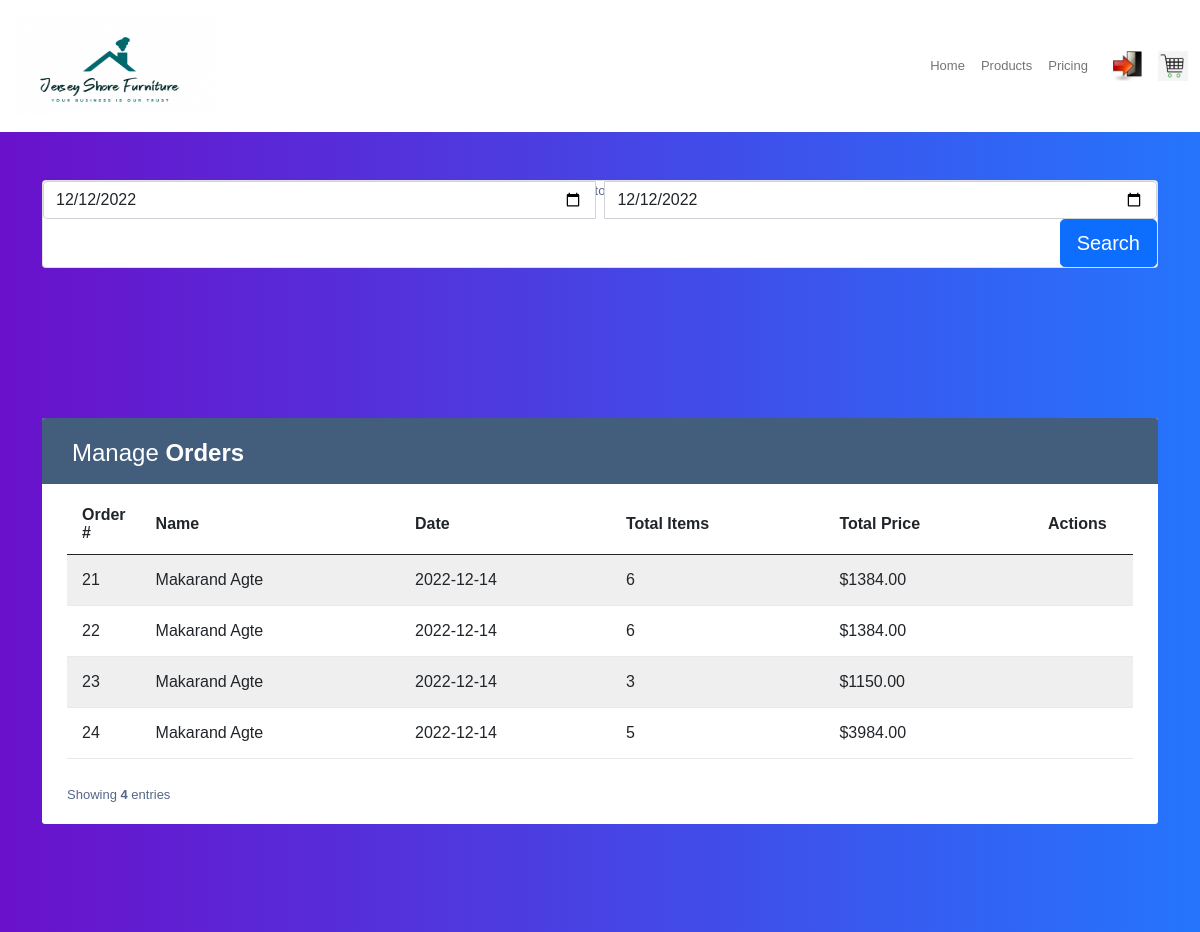
The app's page /orderhistory.php (signed in), older data.
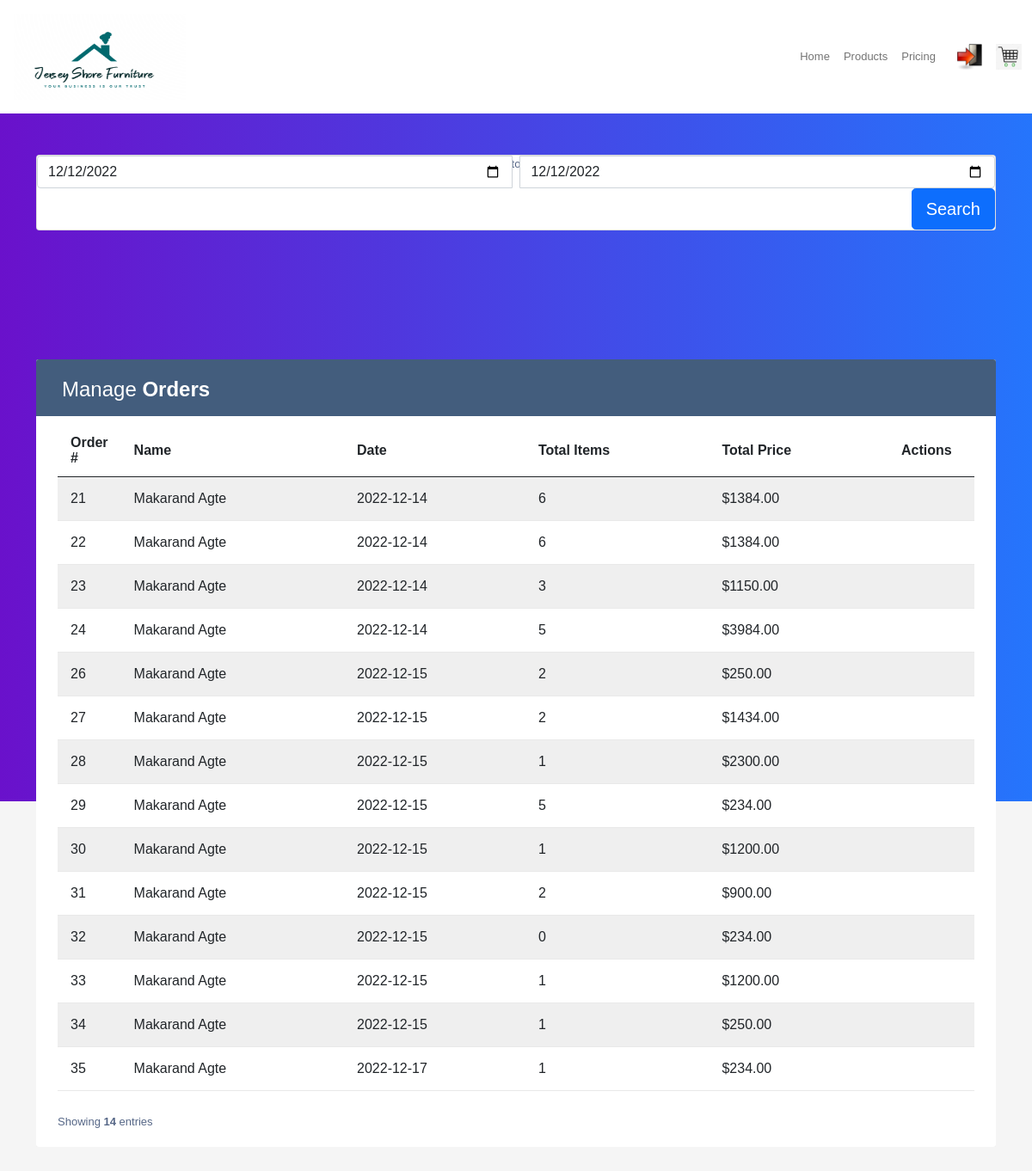
The same page, newer data.
### tables this page shows
CREATE TABLE `orders` (
  `Order_ID` int(12) NOT NULL,
  `Cust_ID` int(12) NOT NULL,
  `orderdate` date NOT NULL,
  `invoicenumber` int(20) NOT NULL
);

### orderhistory.php (the view, shortened to what this page needs)
<?php
include("config.php");
?>
<html>
<head>
    <link href="https://cdn.jsdelivr.net/npm/bootstrap@5.0.2/dist/css/bootstrap.min.css" rel="stylesheet"
>
    <link rel="stylesheet" href="https://cdn.jsdelivr.net/npm/bootstrap-icons@1.5.0/font/bootstrap-icons.css">
<link rel="stylesheet" type="text/css" href="https://cdn.jsdelivr.net/npm/daterangepicker/daterangepicker.css" />
</head>
    <nav class="navbar navbar-expand-lg navbar-light bg-white">
    <div>
    <a class="nav-link" href="product.php"> <img  src="pictures/HomeLogo.png" width='200' height='100' /></a>
   </div>
        <div class="container-fluid">
            <div class="collapse navbar-collapse" id="navbarExample01">
                <ul class="navbar-nav me-auto mb-2 mb-lg-0">
                    <li class="nav-item active">
                        <a class="nav-link" aria-current="page" href="customerhome.php">Home</a>
                    </li>
                    <li class="nav-item">
                        <a class="nav-link" href="product.php?CustID=<?php echo $_SESSION['CustID']?>">Products</a>
                    </li>
                    <li class="nav-item">
                        <a class="nav-link" href="#">Pricing</a>
                    </li>
                    </div>
                    <div>
                    <a class="nav-link" href="customerlogin.php"> <img  src="pictures/logout.png" href="customerlogin.php" width='30' height='30' /></a>
                    </div>
                    <div>
                    <img  src="pictures/Shoppingcart.png" width='30' height='30' />
                    </div>
        </div>
    </nav>
<section class="h-100 gradient-custom">
<form method="post" action="orderhistory.php">
<div class="container py-5">
<div class="card mb-4">
	<div class="col-sm-12">
	<div class="input-group input-daterange">
    <input width="50%" type="date" class="form-control" id="fromDate" name="fromDate" value="<?php if (isset($_POST['fromDate'])) {
	    echo $_POST['fromDate']; }
		else
		{
		echo "2022-12-12";
    }  ?>">
    <div class="input-group-addon">to</div>
    <input type="date" class="form-control" id="toDate" name="toDate" value="<?php if (isset($_POST['toDate'])) {
	    echo $_POST['toDate']; }
		else
		{
		echo "2022-12-12";
    }  ?>">
</div>
<button type="submit" id="btnSearch" class="btn btn-primary btn-lg btn-block float-end">
Search
</button>
</div>
</div>
</div>
  <div class="container py-5">
	<div class="table-responsive">
		<div class="table-wrapper">
			<div class="table-title">
				<div class="row">
					<div class="col-sm-6">
						<h2>Manage <b>Orders</b></h2>
					</div>
				</div>
			</div>
      <table class="table table-striped table-hover">
				<thead>
					<tr>
						<th>Order #</th>
						<th>Name</th>
						<th>Date</th>
            <th>Total Items</th>
						<th>Total Price</th>
						<th>Actions</th>
					</tr>
				</thead>
        <tbody>
<?php
if (isset($_SESSION['CustID']) && $_SESSION['CustID'] != "") {
  $Cust_ID = $_SESSION['CustID'];
  $orderSQL = "SELECT distinct  O.Order_ID,Sum(P.Price) 'Total Price', CONCAT(c.First_Name , ' ' ,c.Last_Name) 'Name', Sum(OD.Quantity) 'Total Items', o.orderdate FROM orders O INNER JOIN orderdetail OD on OD.Order_ID = O.Order_ID
  INNER JOIN product p ON p.Product_ID = od.Product_ID INNER JOIN customer c ON c.Cust_ID = O.Cust_ID
  WHERE C.Cust_ID=" . $Cust_ID;
  $orderSQL = $orderSQL . " GROUP by O.Order_ID,O.orderdate,C.First_Name,C.Last_Name";
  $query_result = mysqli_query($con, $orderSQL);
  $total_rows = mysqli_num_rows($query_result);
  while ($row = mysqli_fetch_assoc($query_result)) {
?>
					<tr>
						<td><?php echo $row['Order_ID'] ?></td>
						<td><?php echo $row['Name'] ?></td>
            <td><?php echo $row['orderdate'] ?></td>
            <td><?php echo $row['Total Items'] ?></td>
            <td>$<?php echo  number_format($row['Total Price'], 2, '.', '');?></td>
						<td>
							<a href="#editEmployeeModal" class="edit" data-toggle="modal"><i class="material-icons" data-toggle="tooltip" title="Edit">&#xE254;</i></a>
						</td>
					</tr>
      <?php
  }
}
      ?>
      </tbody>
			</table>
			<div class="clearfix">
				<div class="hint-text">Showing  <b><?php echo $total_rows ?></b> entries</div>
			</div>
		</div>
	</div>
</div>
  </form>
</section>
</body>
</html>

Row changes from the older to the newer data that the page shows:
added orders: Order_ID "26", Name "Makarand Agte", orderdate "2022-12-15", Total "2", Total "250.00"
added orders: Order_ID "27", Name "Makarand Agte", orderdate "2022-12-15", Total "2", Total "1434.00"
added orders: Order_ID "28", Name "Makarand Agte", orderdate "2022-12-15", Total "1", Total "2300.00"
added orders: Order_ID "29", Name "Makarand Agte", orderdate "2022-12-15", Total "5", Total "234.00"
added orders: Order_ID "30", Name "Makarand Agte", orderdate "2022-12-15", Total "1", Total "1200.00"
added orders: Order_ID "31", Name "Makarand Agte", orderdate "2022-12-15", Total "2", Total "900.00"
added orders: Order_ID "32", Name "Makarand Agte", orderdate "2022-12-15", Total "0", Total "234.00"
added orders: Order_ID "33", Name "Makarand Agte", orderdate "2022-12-15", Total "1", Total "1200.00"
added orders: Order_ID "34", Name "Makarand Agte", orderdate "2022-12-15", Total "1", Total "250.00"
added orders: Order_ID "35", Name "Makarand Agte", orderdate "2022-12-17", Total "1", Total "234.00"
Text that changed along with them:
$total_rows: "4" → "14"
